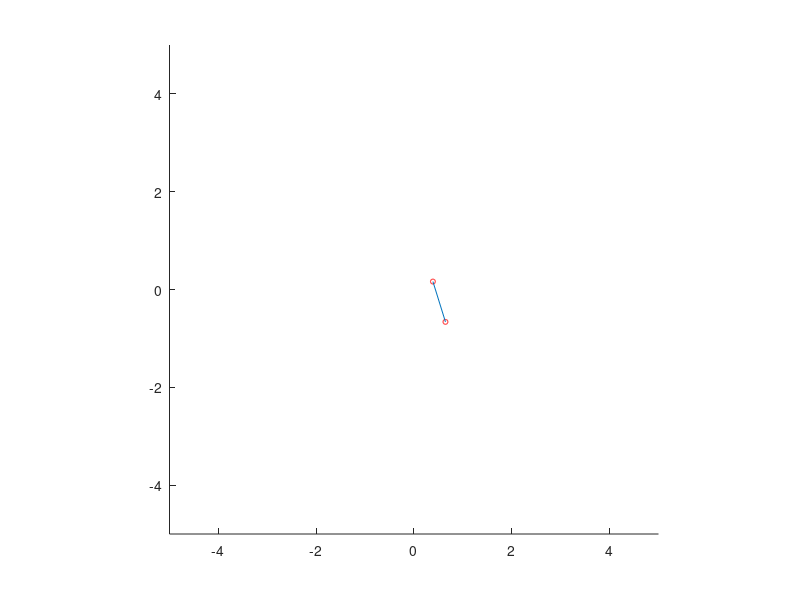

MATLAB code for this plot:
clear all
close all
clc

% particles and positions
dim = 2;
NP = 2;
m = [1,1];
M = diag(m);
L = 1;
x = [0,0 ; 1.8,0];

% springs
NS = 1;
ks = 10;
kd = 5;

% velocity
vini = 0.01;
v = [0,5;0,-5];

%timestep - environment variables
g = 0;
timesteps = 1500;
dt = 0.01;
time = 0:dt:timesteps*dt;
N = length(time);

%grafik
daspect([1,1,1]);   % Skalar axlarna lika
axis([-5,5,-5,5]);    % Axlarnas intervall
hold on
Ra = 0.05;
for i=1:NP
    BOLL_a(i)=rectangle('Position',[x(i,1)-Ra,x(i,2)-Ra,2*Ra,2*Ra],'Curvature',[1,1],'EdgeColor','r','FaceColor','w');
end

spring_number=1;

for i=1:NS % loop over springs

    spring(spring_number).from=i; % number of the ''from'' particle
    spring(spring_number).to=i+1; % number of the ''to'' particle
    spring(spring_number).length=L; % spring rest length
    spring(spring_number).KS=ks; % spring coefficient
    spring(spring_number).KD=kd; % damping coefficient
    spring_number=spring_number+1;
end
for i=1:NS
    LINJE_a1(i)=line([x(spring(i).from,1),x(spring(i).to,1)],[x(spring(i).from,2),x(spring(i).to,2)]);
end

Angularmomentum = zeros(1,N);
Springlength = zeros(1,N);
angularfreq = zeros(1,N);
ES = zeros(1,N);
Ek = zeros(1,N);
Ep = zeros(1,N);

F = zeros(NP,NP)

for k = 1:NS

    xa = x(spring(k).from,:)
    xb = x(spring(k).to,:)
    r = x(spring(k).from,:)-x(spring(k).to,:)
    rdot = v(spring(k).from,:)-v(spring(k).to,:);

    Fab = -(spring(k).KS*(norm(r)-spring(k).length)+spring(k).KD*dot(rdot,r)/norm(r))*r/norm(r);
    Fba = -Fab;

    F(spring(k).from,:) = F(spring(k).from,:) + Fab;
    F(spring(k).to,:) = F(spring(k).to,:) + Fba;

    ES = ES + spring(k).KS*(norm(r)-spring(k).length).^2./2;
end

v = v - dt*inv(M)*F;%./2;

for n = 1:N
    F(:,dim) = F(:,dim)-m'*g;
    F = F + 0.5*(0.5-rand(NP,2))-0.1*v;
    v = v + dt*inv(M)*F;
    x = x + dt*v;

    %uppdaterad grafik
    for i = 1:NS
        set(LINJE_a1(i),'XData',[x(spring(i).from,1),x(spring(i).to,1)],'YData',[x(spring(i).from,2),x(spring(i).to,2)]);
    end
    for i=1:NP
        set(BOLL_a(i),'Position',[x(i,1)-Ra,x(i,2)-Ra,2*Ra,2*Ra]);
    end


    pause(dt/3);
end